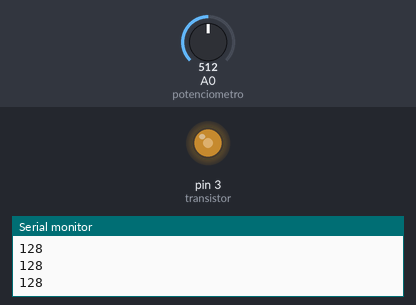
Recording of a sketch running on a simulated Arduino Uno, built with avr-gcc and run on an emulated ATmega328P. Parts: output pins drawn as LEDs (lit = HIGH), the last lines printed to the serial monitor. The inputs (shaded band) are chosen by the test bench; at power-on: A0 (potenciometro) = 512.

Above: at 1.2 s.
1.3 s: A0 (potenciometro) set to 716
At 2.3 s:
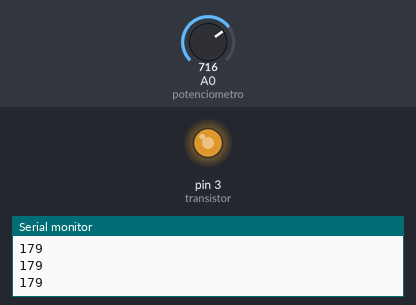
2.8 s: A0 (potenciometro) set to 900
At 3.5 s:
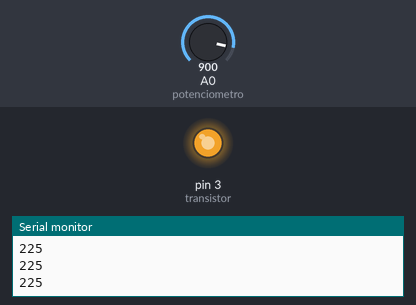
4.3 s: A0 (potenciometro) set to 122
At 4.6 s:
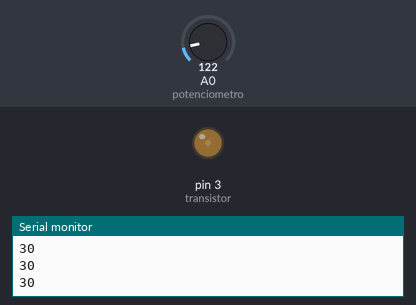
5.8 s: A0 (potenciometro) set to 0
At 6.9 s:
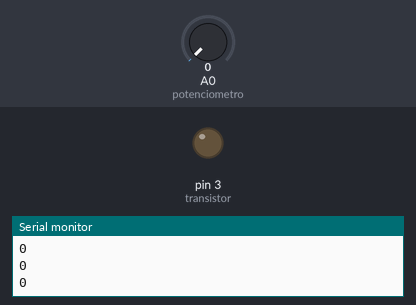
Timing chart, 0 to 8.3 s (numbered marks = the images above; inputs shaded):
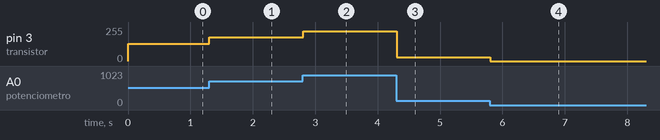

Measured:
- after the input at 1.3 s, pin 3 (transistor): 128/255 → 179/255 at once
- after the input at 2.8 s, pin 3 (transistor): 179/255 → 225/255 at once
- after the input at 4.3 s, pin 3 (transistor): 225/255 → 30/255 at once
- after the input at 5.8 s, pin 3 (transistor): 30/255 → 0/255 at once

The sketch:

Potenciometro.ino
```cpp
/*
Projeto Arduino controlando um motor cc.
Por Jota
----------------------------------------
--=<| www.ComoFazerAsCoisas.com.br |>=--
----------------------------------------
*/

//pino analógico onde o potenciômetro está conectado.
int const potenciometro = 0;

//pino digital onde o TIP120 está conectado.
int const transistor = 3;

//armazenará o valor lido no potenciômetro.
int valPotenciometro = 0;

//função setup é executada uma vez quando o arduino é ligado.
void setup() {
 Serial.begin(9600);
  //definindo o pino digital 9 como de saída.
  pinMode(transistor, OUTPUT);
}

//Função loop é executada repetidamente enquanto
//o arduino estiver ligado.
void loop() {

  //lendo o valor do potenciômetro (0 até 1023) e
  //dividindo por 4 para obter um valor entre 0 e 255
  //que são valores adequados para a base do TIP120.
  valPotenciometro = analogRead(potenciometro) / 4;

  Serial.println(valPotenciometro);


  //atribuindo o valor lido no potenciômetro
  //a base do TIP120.
  analogWrite(transistor, valPotenciometro);
}
```
